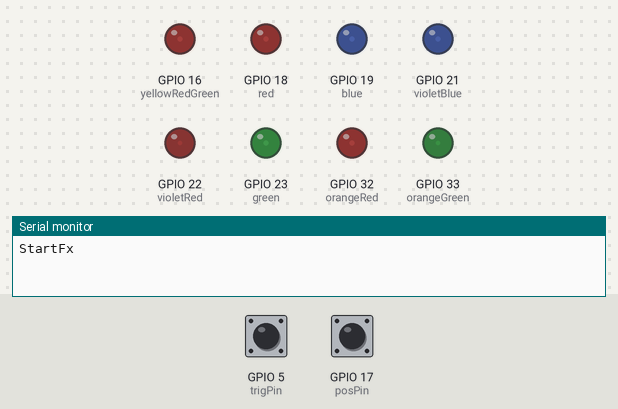
Bench run of a sketch on a simulated ESP32. Parts: output pins drawn as LEDs (lit = HIGH), the last lines printed to the serial monitor. Dashed ring = blinking. The test bench sets the inputs (shaded band); at power-on: GPIO 5 (trigPin) HIGH, GPIO 17 (posPin) HIGH.

Above: at 4.6 s.
4.7 s: GPIO 5 (trigPin) pulled LOW for 0.15 s
At 5.46 s:
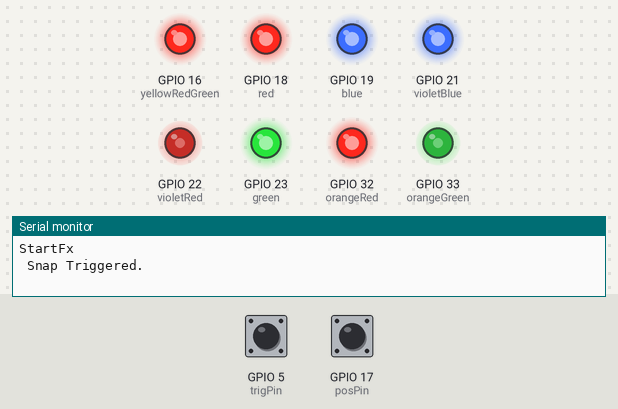
7.7 s: GPIO 17 (posPin) pulled LOW for 3.2 s
At 11.3 s:
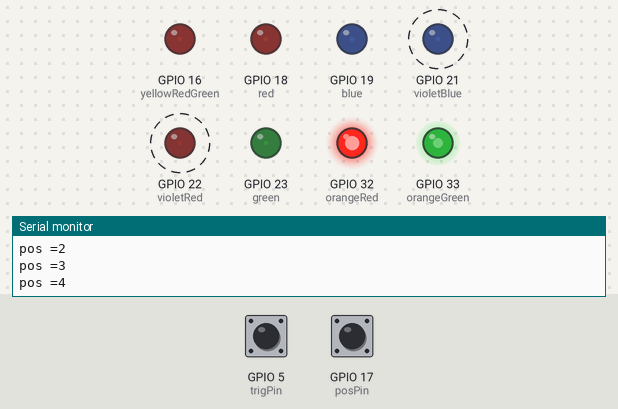
12.4 s: GPIO 17 (posPin) pulled LOW for 0.15 s
At 13.6 s:
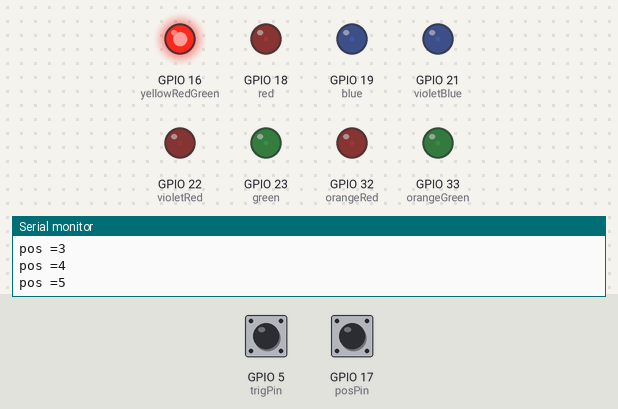
14.0 s: GPIO 17 (posPin) pulled LOW for 1 s
At 15.6 s:
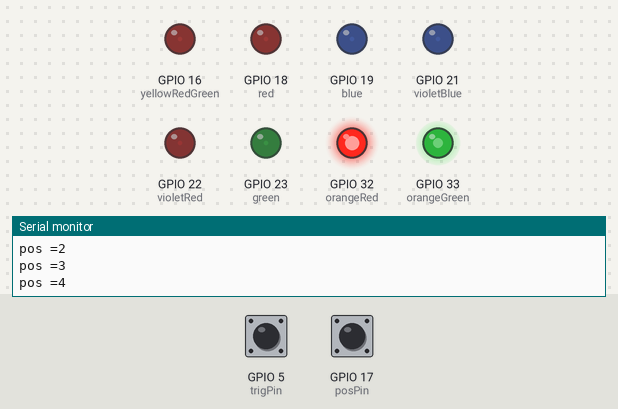
16.5 s: GPIO 5 (trigPin) pulled LOW for 1 s
At 18.8 s:
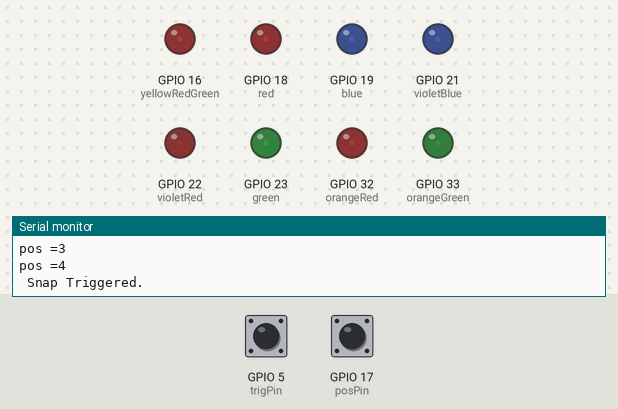
Timing chart, 0 to 20.3 s (numbered marks = the images above; inputs shaded):
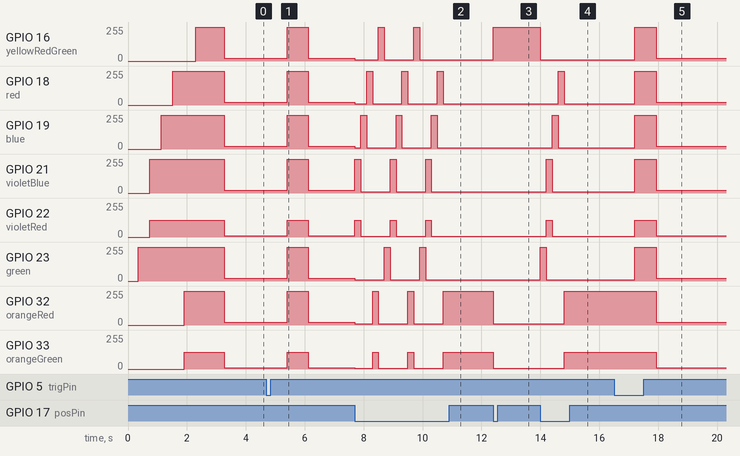

Measured:
- after the input at 4.7 s, GPIO 16 (yellowRedGreen), GPIO 18 (red), GPIO 19 (blue), GPIO 21 (violetBlue), GPIO 23 (green), GPIO 32 (orangeRed): 20/255 → 253/255 after 0.71 s, → 20/255 0.72 s later; GPIO 22 (violetRed), GPIO 33 (orangeGreen): 10/255 → 127/255 after 0.71 s, → 10/255 0.72 s later
- after the input at 7.7 s, GPIO 16 (yellowRedGreen): goes 10/255 0.80 s, 255/255 0.20 s, 10/255 1.0 s, 255/255 0.20 s, then 10/255, starting at once; GPIO 18 (red): 20/255 → 10/255 at once, then repeats every 1.2 s: 255/255 0.20 s, 10/255 1.0 s
- after the input at 12.4 s, GPIO 16 (yellowRedGreen): 10/255 → 255/255 at once; GPIO 32 (orangeRed): 255/255 → 10/255 at once; GPIO 33 (orangeGreen): 127/255 → 5/255 at once
- after the input at 14.0 s, GPIO 16 (yellowRedGreen): 255/255 → 10/255 at once; GPIO 18 (red): 10/255 → 255/255 after 0.60 s, → 10/255 0.20 s later
- after the input at 16.5 s, GPIO 16 (yellowRedGreen), GPIO 18 (red): 10/255 → 253/255 after 0.71 s, → 20/255 0.72 s later

The sketch:

Omega_Gauntlet_Test.ino
```cpp
#define green 23
#define violetRed 22
#define violetBlue 21
#define blue 19
#define red 18
#define orangeRed 32
#define orangeGreen 33
#define yellowRedGreen 16

const int trigPin = 5;
const int posPin = 17;

int pos=0;
int i,j;

void setup() {
  Serial.begin(115200);

  pinMode(trigPin,INPUT_PULLUP);
  pinMode(posPin,INPUT_PULLUP);

  ledcSetup(0,5000,8);
  ledcSetup(1,5000,8);
  ledcSetup(2,5000,8);
  ledcSetup(3,5000,8);
  ledcSetup(4,5000,8);
  ledcSetup(5,5000,8);
  ledcSetup(6,5000,8);
  ledcSetup(7,5000,8);


  ledcAttachPin(green,0);
  ledcAttachPin(violetRed,1);
  ledcAttachPin(violetBlue,2);
  ledcAttachPin(blue,3);
  ledcAttachPin(red,4);
  ledcAttachPin(orangeRed,5);
  ledcAttachPin(orangeGreen,6);
  ledcAttachPin(yellowRedGreen,7);

  startFx();
}

void startFx()
{ Serial.println("StartFx");

  for( i=0 ; i<256 ; i++ )
  {
    ledcWrite(0,i);
    delay(1);
    delayMicroseconds(330);
  }
  delay(50);

  for( i=0 ; i<128 ; i++ )
  {
    ledcWrite(1,i);
    ledcWrite(2,2*i);
    delay(2);
    delayMicroseconds(660);
  }
  delay(50);

 for( j=3 ; j<5 ; j++)
 {
  for( i=0 ; i<256 ; i++ )
  {
    ledcWrite(j,i);
    delay(1);
    delayMicroseconds(330);
  }
  delay(50);
 }

 for( i=0 ; i<128 ; i++ )
  {
    ledcWrite(5,2*i);
    ledcWrite(6,i);
    delay(2);
    delayMicroseconds(660);
  }
  delay(50);

  for( i=0 ; i<256 ; i++ )
  {
    ledcWrite(7,i);
    delay(1);
    delayMicroseconds(330);
  }
  delay(50);

  delay(200);

  for(i=127 ; i>9 ; i--)
  { ledcWrite(0,2*i);
    ledcWrite(1,i);
    ledcWrite(2,2*i);
    ledcWrite(3,2*i);
    ledcWrite(4,2*i);
    ledcWrite(5,2*i);
    ledcWrite(6,i);
    ledcWrite(7,2*i);

    delay(6);
  }
  delay(200);
}

void posPinHandel()
{
   if( pos>=5)
  { pos=0; }
  else
  { pos=pos+1; }


  switch(pos)
  {
    case 0 : ledcWrite(0,255);
             ledcWrite(1,5);
             ledcWrite(2,10);
             ledcWrite(3,10);
             ledcWrite(4,10);
             ledcWrite(5,10);
             ledcWrite(6,5);
             ledcWrite(7,10);

             break;

    case 1 : ledcWrite(0,10);
             ledcWrite(1,127);
             ledcWrite(2,255);
             ledcWrite(3,10);
             ledcWrite(4,10);
             ledcWrite(5,10);
             ledcWrite(6,5);
             ledcWrite(7,10);

             break;

    case 2 : ledcWrite(0,10);
             ledcWrite(1,5);
             ledcWrite(2,10);
             ledcWrite(3,255);
             ledcWrite(4,10);
             ledcWrite(5,10);
             ledcWrite(6,5);
             ledcWrite(7,10);

             break;

    case 3 : ledcWrite(0,10);
             ledcWrite(1,5);
             ledcWrite(2,10);
             ledcWrite(3,10);
             ledcWrite(4,255);
             ledcWrite(5,10);
             ledcWrite(6,5);
             ledcWrite(7,10);

             break;

    case 4 : ledcWrite(0,10);
             ledcWrite(1,5);
             ledcWrite(2,10);
             ledcWrite(3,10);
             ledcWrite(4,10);
             ledcWrite(5,255);
             ledcWrite(6,127);
             ledcWrite(7,10);

             break;

    case 5 : ledcWrite(0,10);
             ledcWrite(1,5);
             ledcWrite(2,10);
             ledcWrite(3,10);
             ledcWrite(4,10);
             ledcWrite(5,10);
             ledcWrite(6,5);
             ledcWrite(7,255);

             break;
  }
  Serial.print("pos =");
  Serial.println(pos);
  delay(200);
}

void snapFx()
{

    for( i=10 ; i<128 ; i++)
    {
     ledcWrite(0,2*i);
     ledcWrite(1,i);
     ledcWrite(2,2*i);
     ledcWrite(3,2*i);
     ledcWrite(4,2*i);
     ledcWrite(5,2*i);
     ledcWrite(6,i);
     ledcWrite(7,2*i);

     delay(6);
    }


   for( i=127 ; i>9 ; i--)
    {
     ledcWrite(0,2*i);
     ledcWrite(1,i);
     ledcWrite(2,2*i);
     ledcWrite(3,2*i);
     ledcWrite(4,2*i);
     ledcWrite(5,2*i);
     ledcWrite(6,i);
     ledcWrite(7,2*i);

     delay(6);
    }
}


void loop() {

 if(digitalRead(posPin)==0)
  {
    posPinHandel();
  }

  if(digitalRead(trigPin)==0)
  { Serial.println(" Snap Triggered.");
    snapFx();
  }

}
```
